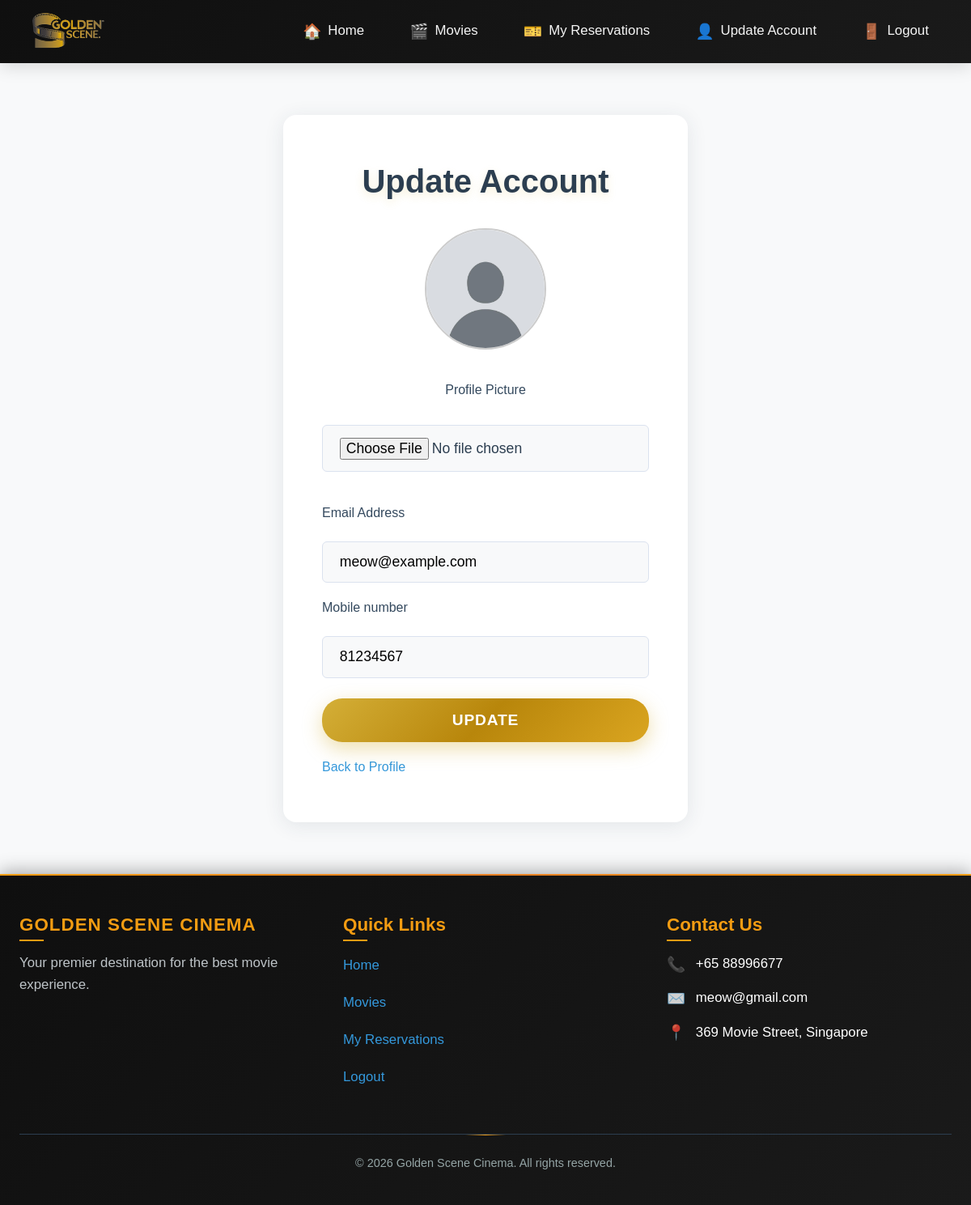
Screenshot of /update_account.php (signed in) with the database file from the repository.
### tables this page shows
CREATE TABLE IF NOT EXISTS `users` (
  `user_id` varchar(50) NOT NULL,
  `email` varchar(100) NOT NULL,
  `password` varchar(255) NOT NULL,
  `mobile` varchar(8) NOT NULL,
  `fullname` varchar(100) DEFAULT NULL,
  `is_admin` tinyint(1) NOT NULL DEFAULT '0',
  `profile_picture` varchar(255) DEFAULT 'default.jpg',
  PRIMARY KEY (`user_id`),
  UNIQUE KEY `email` (`email`)
);

### update_account.php (the view, shortened to what this page needs)
<!DOCTYPE html>
<?php
require_once 'dbinfo.php';
$user_id = $_SESSION['user_id'];
$result = $mysqli->query("SELECT email, mobile, profile_picture FROM users WHERE user_id = '$user_id'");
$user = $result->fetch_assoc();
?>
<html lang="en">
<head>
    <link rel="stylesheet" href="css/global.css">
    <link rel="stylesheet" href="css/auth.css">
</head>
<body>
    <?php require_once("header.php"); ?>
    <main>
        <section class="form-section">
            <h1 class="page-title">Update Account</h1>
            <form action="update_account_process.php" method="post" enctype="multipart/form-data">
                <?php if (!empty($user['profile_picture'])): ?>
                    <img src="images/<?php echo $user['profile_picture']; ?>" class="profile-preview" alt="Current Profile Picture">
                <?php endif; ?>
                <div class="file-input-group">
                    <label for="profile_pic">Profile Picture</label>
                    <br>
                    <input type="file" id="profile_pic" name="profile_pic">
                </div>
                <label for="email">Email Address</label>
                <input type="email" id="email" name="email" value="<?php echo htmlspecialchars($user['email']); ?>" required>
                <label for="mobile">Mobile number</label>
                <input type="text" id="mobile" name="mobile"  value="<?php echo htmlspecialchars($user['mobile']); ?>" required>
                <button type="submit" class="btn btn-primary">Update</button>
                <a href="reservations.php">Back to Profile</a>
            </form>
        </section>
    </main>
    <?php require_once("footer.php"); ?>
</body>
</html>

### css/global.css (style rules this page uses)
* { margin: 0; padding: 0; box-sizing: border-box; }
body { font-family: 'Arial', 'Helvetica', sans-serif; line-height: 1.6; color: #2c3e50; background-color: #f8f9fa; }
h1, h2, h3, h4, h5, h6 { font-weight: 600; line-height: 1.3; margin-bottom: 1rem; }
a { color: #3498db; text-decoration: none; transition: color 0.3s ease; }
label { display: block; margin-bottom: 0.25rem; font-weight: 500; }
input, select, textarea { width: 100%; padding: 0.5rem; border: 1px solid #dee2e6; border-radius: 4px; font-family: 'Arial', 'Helvetica', sans-serif; transition: border-color 0.3s ease; }
.page-title { font-size: 3rem; font-weight: 800; color: black; text-align: center; margin-bottom: 1rem; text-shadow: 0 4px 12px rgba(212, 175, 55, 0.2); }

### css/auth.css (style rules this page uses)
.btn { display: inline-block; padding: 14px 28px; border: none; border-radius: 25px; font-size: 14px; font-weight: 600; cursor: pointer; transition: all 0.3s cubic-bezier(0.4, 0, 0.2, 1); text-transform: uppercase; letter-spacing: 0.8px; position: relative; overflow: hidden; text-decoration: none; }
.btn-primary { background: linear-gradient(135deg, #d4af37 0%, #b8860b 50%, #daa520 100%); color: white; box-shadow: 0 8px 25px rgba(212, 175, 55, 0.4); }
.btn-primary::before { content: ''; position: absolute; top: 0; left: -100%; width: 100%; height: 100%; background: linear-gradient(90deg, transparent, rgba(255, 255, 255, 0.3), transparent); transition: left 0.5s; }
.auth-form-section, .form-section { max-width: 400px; margin: 3rem auto; background: #fff; border-radius: 12px; box-shadow: 0 4px 24px rgba(44,62,80,0.10); padding: 2.5rem 2rem 2rem 2rem; display: flex; flex-direction: column; align-items: center; }
.auth-form-section h1, .form-section h1 { font-size: 2rem; margin-bottom: 1.5rem; color: #2c3e50; font-weight: 600; text-align: center; }
.auth-form-section form, .form-section form { width: 100%; display: flex; flex-direction: column; gap: 1.1rem; }
.auth-form-section label, .form-section label { font-weight: 500; margin-bottom: 0.3rem; color: #34495e; }
.auth-form-section input, .form-section input { padding: 0.7rem 1rem; border: 1px solid #dbe2ef; border-radius: 6px; font-size: 1rem; background: #f8f9fa; transition: border-color 0.2s; }
.auth-form-section button, .form-section button { margin-top: 0.5rem; width: 100%; }
.auth-form-section a, .form-section a { color: #3498db; text-decoration: none; font-weight: 500; }
.profile-preview { width: 150px; height: 150px; border-radius: 50%; object-fit: cover; display: block; margin: 0 auto 20px auto; border: 2px solid #ccc; }
.file-input-group { margin-bottom: 20px; text-align: center; }
@media (min-width: 1200px) { .auth-form-section, .form-section { max-width: 500px; margin: 4rem auto; padding: 3.5rem 3rem; border-radius: 16px; } }
@media (min-width: 1200px) { .auth-form-section h1, .form-section h1 { font-size: 2.5rem; margin-bottom: 2rem; } }
@media (min-width: 1200px) { .auth-form-section input, .form-section input { padding: 0.9rem 1.3rem; font-size: 1.1rem; } }
@media (min-width: 1200px) { .auth-form-section button, .form-section button { padding: 1rem 0; font-size: 1.2rem; } }

### rows the page displays
users: profile_picture (placeholder picture), email "meow@example.com", mobile "81234567"
